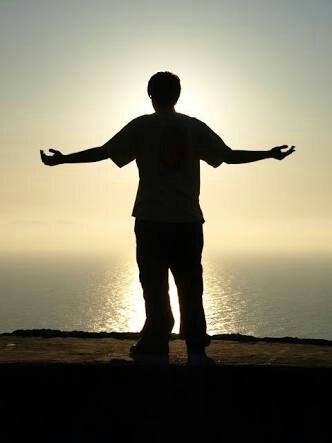
#> input picture 2023/Reconocimiento de imágenes de personas y objetos/Tema 1/2 Transformaciones-20230629/persona.jpg, 332 x 443 px
$ python a2-3brillo.py
#> lines starting #> are read from the running program, lines starting #| are printed output that depends on the picture
import cv2
import matplotlib.pyplot as plt

archivo = "persona.jpg"
imagen = cv2.imread(archivo)
#> imagen is the input picture: shape (443, 332, 3); mean B, G, R 105.3, 125.6, 131
original = cv2.cvtColor(imagen, cv2.COLOR_BGR2RGB)
imagenRGB = cv2.cvtColor(imagen, cv2.COLOR_BGR2RGB)

brillo = 80

nueva = imagenRGB.copy()
renglones = imagenRGB.shape[0]
#> renglones = 443
columnas = imagenRGB.shape[1]
#> columnas = 332

for ren in range(renglones):
    for col in range(columnas):
        for icolor in range(3):
          pixel = imagenRGB[ren][col][icolor] + brillo
          if pixel > 255:
            nueva[ren,col,icolor] = 255
          elif pixel < 0:
            nueva[ren,col,icolor] = 0
          else:
            nueva[ren,col,icolor] = pixel
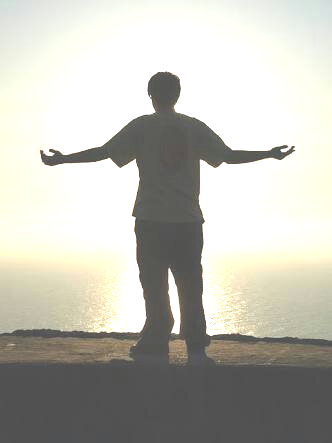
#> nueva: shape (443, 332, 3); mean R, G, B 190, 189, 180.7

figura = plt.figure(figsize=(10, 7))
figura.add_subplot(1, 2, 1) #RENGLONES, COLUMNAS, NÚMERO
plt.imshow(original)
plt.axis('off')
plt.title("Original")

figura.add_subplot(1, 2, 2) #RENGLONES, COLUMNAS, NÚMERO
plt.imshow(nueva)
plt.axis('off')
plt.title("Cambio de brillo")

cv2.imwrite("brillo-"+archivo, nueva)
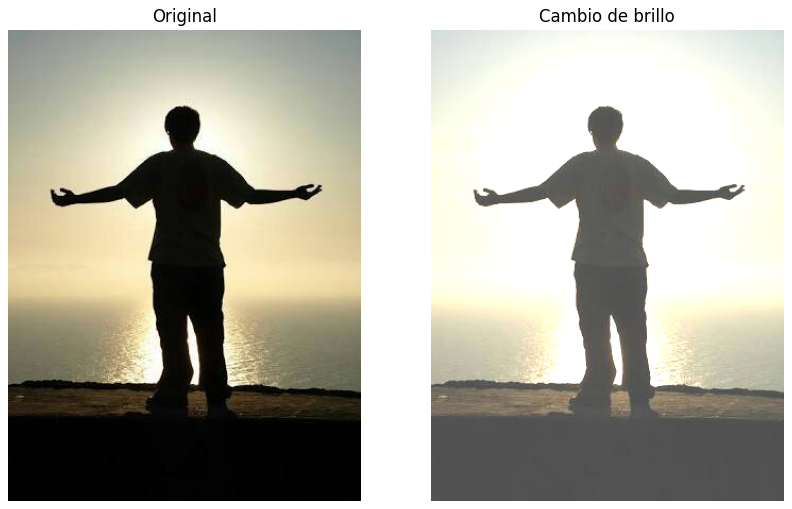
#> figure drawn by matplotlib, 2 panels
